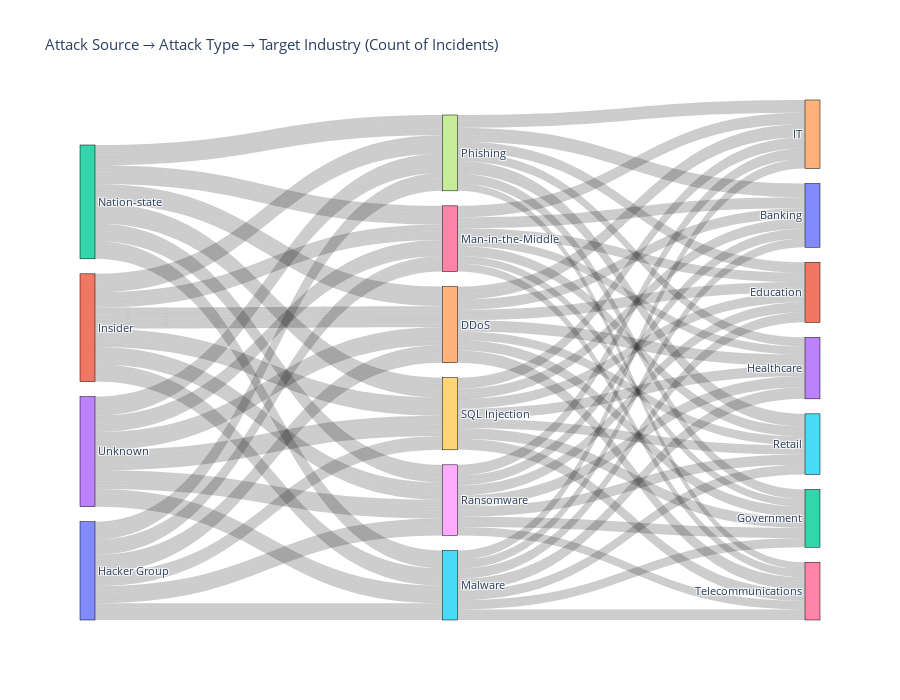

Notebook source saved alongside this figure:
### Markdown cell above
# Pipeline Attack Source → Attack Type → Target Industry with link widths proportional to incident counts

### Code cell
triplets = (
    df.groupby(["Attack Source", "Attack Type", "Target Industry"])
      .size().reset_index(name="Count")
)

sources   = triplets["Attack Source"].unique().tolist()
types_    = triplets["Attack Type"].unique().tolist()
targets   = triplets["Target Industry"].unique().tolist()

nodes = sources + types_ + targets

idx = {label: i for i, label in enumerate(nodes)}

links_src, links_tgt, links_val = [], [], []

for _, row in triplets.iterrows():
    links_src.append(idx[row["Attack Source"]])
    links_tgt.append(idx[row["Attack Type"]])
    links_val.append(row["Count"])

    links_src.append(idx[row["Attack Type"]])
    links_tgt.append(idx[row["Target Industry"]])
    links_val.append(row["Count"])

fig = go.Figure(data=[go.Sankey(
    node=dict(
        label=nodes,
        pad=15, thickness=15,
        line=dict(width=0.5, color="black")
    ),
    link=dict(
        source=links_src,
        target=links_tgt,
        value=links_val
    )
)])
fig.update_layout(
    title_text="Attack Source → Attack Type → Target Industry (Count of Incidents)",
    font_size=11,
    height=700
)
fig.show()

### Figure 1 — Plotly figure (JSON) as saved in the notebook; plotly's stock layout.template omitted (floating-point values rounded to 4 significant figures; data arrays with more than 128 entries replaced by an {"elided": "..."} marker saying what was removed)
{"data": [{"link": {"source": {"elided": "336 int values"}, "target": {"elided": "336 int values"}, "value": {"elided": "336 int values"}}, "node": {"label": ["Hacker Group", "Insider", "Nation-state", "Unknown", "DDoS", "Malware", "Man-in-the-Middle", "Phishing", "Ransomware", "SQL Injection", "Banking", "Education", "Government", "Healthcare", "IT", "Retail", "Telecommunications"], "line": {"color": "black", "width": 0.5}, "pad": 15, "thickness": 15}, "type": "sankey"}], "layout": {"font": {"size": 11}, "height": 700, "title": {"text": "Attack Source → Attack Type → Target Industry (Count of Incidents)"}}}
